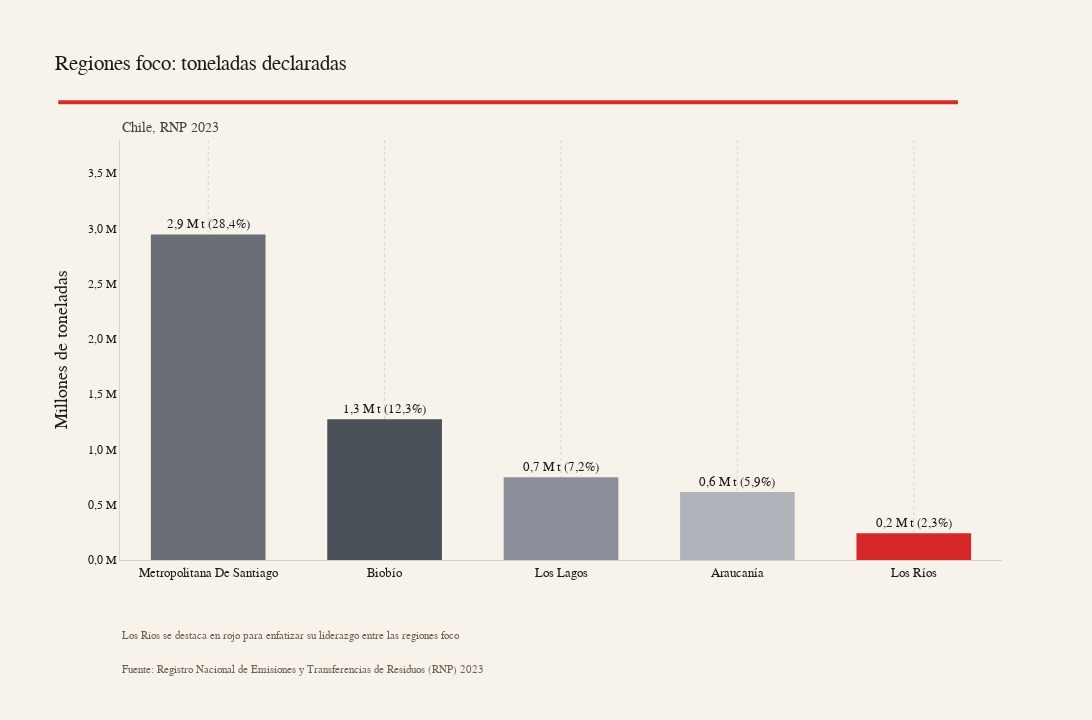

The cell this chart's notebook holds for it:
### Code cell
focus_plot = focus_region_df.sort_values("toneladas_sum", ascending=False).copy()


focus_plot["region"] = focus_plot["region"].astype(str)


region_label_map = {


    "Metropolitana": "Metropolitana",

    "Los Ríos": "Los Ríos",

    "Los Lagos": "Los Lagos",

}

focus_plot["region_display"] = focus_plot["region"].map(region_label_map).fillna(focus_plot["region"])

focus_plot["participacion"] = focus_plot["toneladas_sum"] / region_df["toneladas_sum"].sum()

focus_plot["tonnes_millions"] = focus_plot["toneladas_sum"] / 1_000_000



def format_spanish(number: float, decimals: int = 1) -> str:

    formatted = f"{number:,.{decimals}f}"

    return formatted.replace(",", "X").replace(".", ",").replace("X", ".")



focus_plot["label"] = focus_plot.apply(

    lambda row: f"{format_spanish(row['tonnes_millions'])} M t\n({format_spanish(row['participacion'] * 100)}%)",

    axis=1,

)



palette_focus = {

    "Los Ríos": "#d62828",

    "Biobío": "#495057",

    "Metropolitana De Santiago": "#686d76",

    "Los Lagos": "#8c8f99",

    "Araucanía": "#b0b4ba",

}

neutral_color = "#686d76"

bar_colors = [palette_focus.get(region, neutral_color) for region in focus_plot["region"]]



focus_fig = go.Figure(

    go.Bar(

        x=focus_plot["region_display"],

        y=focus_plot["tonnes_millions"],

        marker=dict(color=bar_colors, line=dict(color="rgba(0,0,0,0)", width=0)),

        text=focus_plot["label"],

        textposition="outside",

        textfont=dict(family="Georgia, serif", color="#1e1b18", size=13),

        hovertemplate="<b>%{customdata[0]}</b><br>Toneladas: %{customdata[1]:,.0f}<br>Participación nacional: %{customdata[2]:.1%}<extra></extra>",

        customdata=focus_plot[["region", "toneladas_sum", "participacion"]].to_numpy(),

        cliponaxis=False,

        showlegend=False,

    )

)



focus_fig = apply_economist_style(

    focus_fig,

    base_color=neutral_color,

    underline=True,

    auto_marker_line=False,

)



if focus_fig.layout.shapes:

    focus_fig.layout.shapes[0].update(x0=-0.07, x1=0.95)



max_millions = focus_plot["tonnes_millions"].max()

tick_step = 0.25 if max_millions <= 2.0 else 0.5

tick_max = math.ceil((max_millions + tick_step * 0.2) / tick_step) * tick_step

tick_vals = [round(tick_step * i, 2) for i in range(int(tick_max / tick_step) + 1)]

tick_text = [f"{format_spanish(val)} M" for val in tick_vals]

yaxis_upper = tick_max + tick_step * 0.6



focus_fig.update_layout(

    title="Regiones foco: toneladas declaradas",

    xaxis_title="",

    yaxis_title="Millones de toneladas",

    xaxis=dict(

        tickvals=focus_plot["region_display"].tolist(),

        ticktext=focus_plot["region_display"].tolist(),

        tickangle=0,

        tickfont=dict(family="Georgia, serif", size=13, color="#1e1b18"),

    ),

    yaxis=dict(tickvals=tick_vals, ticktext=tick_text, range=[0, yaxis_upper]),

    bargap=0.35,

    width=1200,

    height=720,

    margin=dict(l=120, r=90, t=140, b=160),

    annotations=[

        dict(

            text="Chile, RNP 2023",

            x=0,

            y=1.05,

            xref="paper",

            yref="paper",

            showarrow=False,

            font=dict(family="Georgia, serif", size=14, color="#4a4338"),

        ),

        dict(

            text="Los Ríos se destaca en rojo para enfatizar su liderazgo entre las regiones foco",

            x=0,

            y=-0.2,

            xref="paper",

            yref="paper",

            showarrow=False,

            font=dict(family="Georgia, serif", size=11, color="#6e6252"),

        ),

        dict(

            text="Fuente: Registro Nacional de Emisiones y Transferencias de Residuos (RNP) 2023",

            x=0,

            y=-0.28,

            xref="paper",

            yref="paper",

            showarrow=False,

            font=dict(family="Georgia, serif", size=11, color="#6e6252"),

        ),

    ],

)

focus_fig

### Figure 1 — Plotly figure (JSON) as saved in the notebook; plotly's stock layout.template omitted (floating-point values rounded to 4 significant figures)
{"data": [{"cliponaxis": false, "customdata": [["Metropolitana De Santiago", 2946000.0, 0.2841], ["Biobío", 1273000.0, 0.1227], ["Los Lagos", 747700.0, 0.0721], ["Araucanía", 615300.0, 0.05933], ["Los Ríos", 241900.0, 0.02332]], "hovertemplate": "<b>%{customdata[0]}</b><br>Toneladas: %{customdata[1]:,.0f}<br>Participación nacional: %{customdata[2]:.1%}<extra></extra>", "marker": {"color": ["#686d76", "#495057", "#8c8f99", "#b0b4ba", "#d62828"], "line": {"color": "rgba(0,0,0,0)", "width": 0}}, "showlegend": false, "text": ["2,9 M t\n(28,4%)", "1,3 M t\n(12,3%)", "0,7 M t\n(7,2%)", "0,6 M t\n(5,9%)", "0,2 M t\n(2,3%)"], "textfont": {"color": "#1e1b18", "family": "Georgia, serif", "size": 13}, "textposition": "outside", "type": "bar", "x": ["Metropolitana De Santiago", "Biobío", "Los Lagos", "Araucanía", "Los Ríos"], "y": [2.946, 1.273, 0.7477, 0.6153, 0.2419]}], "layout": {"annotations": [{"font": {"color": "#4a4338", "family": "Georgia, serif", "size": 14}, "showarrow": false, "text": "Chile, RNP 2023", "x": 0, "xref": "paper", "y": 1.05, "yref": "paper"}, {"font": {"color": "#6e6252", "family": "Georgia, serif", "size": 11}, "showarrow": false, "text": "Los Ríos se destaca en rojo para enfatizar su liderazgo entre las regiones foco", "x": 0, "xref": "paper", "y": -0.2, "yref": "paper"}, {"font": {"color": "#6e6252", "family": "Georgia, serif", "size": 11}, "showarrow": false, "text": "Fuente: Registro Nacional de Emisiones y Transferencias de Residuos (RNP) 2023", "x": 0, "xref": "paper", "y": -0.28, "yref": "paper"}], "bargap": 0.35, "colorway": ["#686d76"], "font": {"color": "#1e1b18", "family": "Georgia, serif", "size": 15}, "height": 720, "hoverlabel": {"bgcolor": "#ffffff", "font": {"color": "#1e1b18", "family": "Georgia, serif"}}, "legend": {"font": {"color": "#1e1b18", "family": "Georgia, serif", "size": 12}}, "margin": {"b": 160, "l": 120, "r": 90, "t": 140}, "paper_bgcolor": "#f7f2ea", "plot_bgcolor": "#f7f2ea", "shapes": [{"line": {"color": "#d62828", "width": 4}, "type": "line", "x0": -0.07, "x1": 0.95, "xref": "paper", "y0": 1.09, "y1": 1.09, "yref": "paper"}], "title": {"text": "Regiones foco: toneladas declaradas"}, "width": 1200, "xaxis": {"gridcolor": "#d9d3c5", "griddash": "dot", "linecolor": "#d9d3c5", "showgrid": true, "tickangle": 0, "tickfont": {"color": "#1e1b18", "family": "Georgia, serif", "size": 13}, "ticktext": ["Metropolitana De Santiago", "Biobío", "Los Lagos", "Araucanía", "Los Ríos"], "tickvals": ["Metropolitana De Santiago", "Biobío", "Los Lagos", "Araucanía", "Los Ríos"], "title": {"text": ""}, "zeroline": false}, "yaxis": {"linecolor": "#d9d3c5", "range": [0, 3.8], "showgrid": false, "tickfont": {"color": "#1e1b18", "family": "Georgia, serif", "size": 12}, "ticktext": ["0,0 M", "0,5 M", "1,0 M", "1,5 M", "2,0 M", "2,5 M", "3,0 M", "3,5 M"], "tickvals": [0, 0.5, 1, 1.5, 2, 2.5, 3, 3.5], "title": {"text": "Millones de toneladas"}, "zeroline": false}}}
